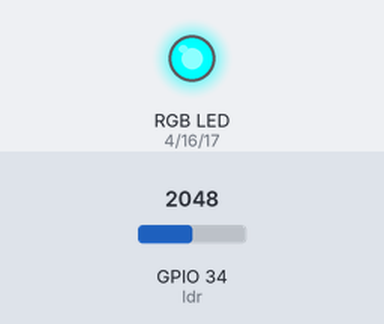
Recording of a program running on a simulated ESP32 board running MicroPython. On the bench: an RGB LED mixed from three pins (HIGH = lit). The test bench sets the inputs (shaded band); at power-on: GPIO 34 (ldr) = 2048 (analog values on the 0–4095 scale). Pins used as bus, display or sensor lines are not drawn; what the program prints to the serial console is not drawn. At 2.2 s the program stops and its outputs stay as they are.

Above: at 0.15 s.
At 1.0 s:
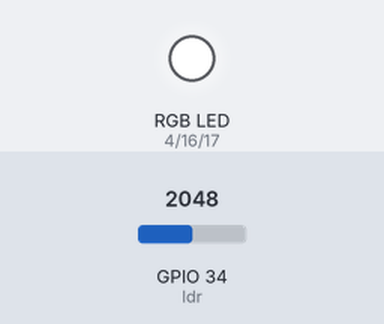
Timing chart, 0 to 2.5 s (numbered marks = the images above):
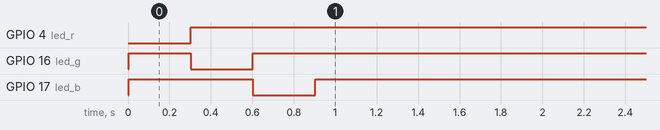

Measured:
- by itself, GPIO 4 (led_r): LOW → HIGH at 0.30 s
- by itself, GPIO 16 (led_g): LOW → HIGH at 0.00 s, → LOW 0.30 s later, → HIGH 0.30 s later
- by itself, GPIO 17 (led_b): LOW → HIGH at 0.00 s, → LOW 0.60 s later, → HIGH 0.30 s later

The program:

hello_cyd.py
```python
"""
hello_cyd.py — Pure MicroPython Hardware Demo for Cheap Yellow Display 2.8"
Author: Tushar Aggarwal (tushar2704)
Repository: https://github.com/tushar2704/Cheap-Yellow-Display-Community
YouTube: @IamNotIntoTech | @Makerrdesigns
"""

import time
from machine import Pin, SPI, PWM, ADC

# Pin Definitions for ESP32-2432S028R
TFT_MISO = 12
TFT_MOSI = 13
TFT_SCK  = 14
TFT_CS   = 15
TFT_DC   = 2
TFT_BL   = 21

LED_RED   = 4
LED_GREEN = 16
LED_BLUE  = 17
LDR_PIN   = 34

def main():
    print("============================================")
    print("🟡 Cheap Yellow Display — MicroPython Quickstart")
    print("Author: Tushar Aggarwal (@tushar2704)")
    print("============================================")

    # 1. Backlight On
    bl = Pin(TFT_BL, Pin.OUT)
    bl.value(1)

    # 2. RGB LEDs Test (Active LOW)
    led_r = Pin(LED_RED, Pin.OUT)
    led_g = Pin(LED_GREEN, Pin.OUT)
    led_b = Pin(LED_BLUE, Pin.OUT)

    # Cycle RGB LEDs
    print("Testing Onboard RGB LEDs...")
    led_r.value(0); led_g.value(1); led_b.value(1) # Red
    time.sleep_ms(300)
    led_r.value(1); led_g.value(0); led_b.value(1) # Green
    time.sleep_ms(300)
    led_r.value(1); led_g.value(1); led_b.value(0) # Blue
    time.sleep_ms(300)
    led_r.value(1); led_g.value(1); led_b.value(1) # Off

    # 3. Read LDR Ambient Light Sensor
    ldr = ADC(Pin(LDR_PIN))
    ldr.atten(ADC.ATTN_11DB) # 0 - 3.3V range
    print("Reading Ambient Light Sensor (LDR GPIO 34)...")
    for _ in range(5):
        val = ldr.read()
        print(f"LDR Raw Value: {val} (0=Dark, 4095=Bright)")
        time.sleep_ms(250)

    # 4. Display SPI Bus Setup
    spi = SPI(2, baudrate=40000000, polarity=0, phase=0,
              sck=Pin(TFT_SCK), mosi=Pin(TFT_MOSI), miso=Pin(TFT_MISO))
    print("SPI Display Bus Initialized successfully at 40MHz.")
    print("CYD Hardware is ready for MicroPython graphics!")

if __name__ == "__main__":
    main()
```
